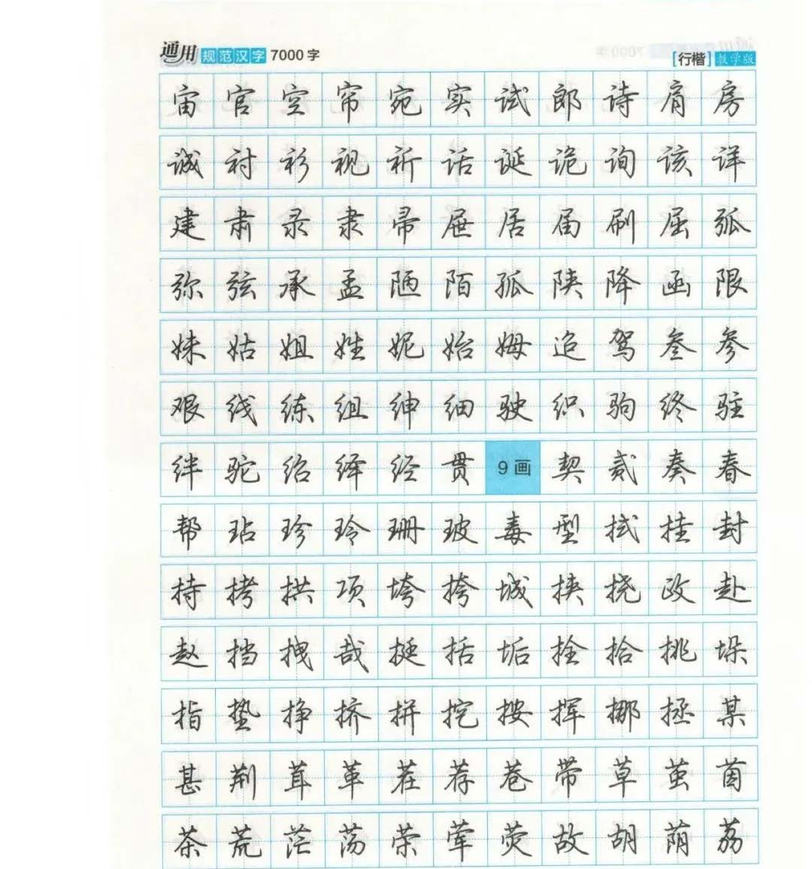
#> input picture scripts/deskew_output/original/page_010.png, 812 x 869 px, shrunk from 4500 x 4821 before the run; its folder holds only this picture in this run
$ jupyter execute --allow-errors grid_seg_fix.ipynb   (shell and % lines are left out)   (older library calls are emulated)
#> lines starting #> are read from the running program, lines starting #| are printed output that depends on the picture; after the words box and inside, x2 and y2 are one past the last pixel; in counts of white or black regions, pixels touching at a corner belong together
### scripts/mlp_chinese.py
# mpl_chinese.py
#
# 在 Docker/Linux 环境中统一配置 matplotlib 的中文字体和负号正常显示
# 推荐在任何需要画中文图的脚本最前面先 `import mpl_chinese`

import matplotlib
import matplotlib.pyplot as plt
from matplotlib import font_manager

# 1. 推荐字体名称（按优先级从高到低）

PREFERRED_FONTS = [
    "Noto Sans CJK JP",       # Debian/Ubuntu 上 fonts-noto-cjk 的常见名称
    "Noto Serif CJK JP",
    "WenQuanYi Zen Hei",      # 文泉驿正黑，作为备份
    "SimHei",                 # Windows 常见黑体
    'Hei', 'Arial', 'Helvetica', 'Times New Roman'
]

def _choose_font():
    """从系统已安装字体中选择一个可用的中文字体名称"""
    # 获取系统所有字体名称
    available_fonts = set(
        f.name for f in font_manager.fontManager.ttflist
    )

    for fname in PREFERRED_FONTS:
        if fname in available_fonts:
            return fname

    # 如果一个都匹配不到，最后退回到默认 sans-serif
    return "sans-serif"

def setup_chinese():
    """配置 matplotlib 使用中文字体，并修复负号显示问题"""
    font_name = _choose_font()

    # 设定全局字体
    matplotlib.rcParams["font.sans-serif"] = [font_name]
    matplotlib.rcParams["font.family"] = "sans-serif"

    # 修复负号显示问题
    matplotlib.rcParams["axes.unicode_minus"] = False

    # （可选）设置字体大小、LaTeX 数学字体等
    # matplotlib.rcParams["font.size"] = 12

    print(f"[mpl_chinese] 使用字体: {font_name}")

### scripts/grid_seg_fix.ipynb
# Grid Segmentation Pipeline (封装版)

这份 notebook 将当前已调好的 **Cell 4 / 5 / 6 / 7 / 8** 逻辑封装为可复用函数，并补上：

1. **每页独立处理**，不再依赖外部全局 `H_IMG/W_IMG`，避免不同页面尺寸下 `cv2.bitwise_or` 的尺寸不匹配报错；
2. **可选 deskew**，减轻轻微倾斜页面对投影峰值检测的影响；
3. **批量处理** 与 **总览可视化**；
4. `vertical_mode` 支持：`"all" / "half_auto" / "half_even" / "half_odd"`。

> 设计原则：尽量保持你在单页调试时已经验证过的逻辑不变，只把它们整理成函数并统一串起来。

[cell 1]
import cv2
import numpy as np
import matplotlib.pyplot as plt
from pathlib import Path
from scipy.signal import find_peaks

# 中文显示（如果环境里没有 mlp_chinese，也不会报错）
try:
    import mlp_chinese
    mlp_chinese.setup_chinese()
except Exception:
    pass

np.set_printoptions(suppress=True, precision=3)

ORIG_DIR = Path("deskew_output/original")
DPI = 300

image_paths = sorted(ORIG_DIR.glob("*.png"))
print(f"共发现 {len(image_paths)} 张图片")
for p in image_paths[:10]:
    img = cv2.imread(str(p))
#> img is the input picture: shape (869, 812, 3); mean B, G, R 234.8, 237.5, 233.3
    if img is not None:
        h, w = img.shape[:2]
        print(f"  {p.name}: {w}x{h}")
#|   page_010.png: 812x869

## 工具函数

[cell 2]
def normalize01(arr):
    arr = arr.astype(np.float32)
    mn, mx = float(arr.min()), float(arr.max())
    if mx - mn < 1e-6:
        return np.zeros_like(arr, dtype=np.float32)
    return (arr - mn) / (mx - mn)

def smooth_curve(arr, win):
    win = int(max(5, win))
    if win % 2 == 0:
        win += 1
    kernel = np.ones(win, dtype=np.float32) / win
    return np.convolve(arr.astype(np.float32), kernel, mode='same')

def smooth_1d(arr, ksize=31):
    arr = arr.astype(np.float32)
    if ksize % 2 == 0:
        ksize += 1
    kernel = np.ones(ksize, dtype=np.float32) / ksize
    return np.convolve(arr, kernel, mode='same')

def largest_true_interval(mask_1d):
    best = None
    start = None
    for i, v in enumerate(mask_1d):
        if v and start is None:
            start = i
        if (not v) and start is not None:
            cur = (start, i)
            if best is None or (cur[1] - cur[0]) > (best[1] - best[0]):
                best = cur
            start = None
    if start is not None:
        cur = (start, len(mask_1d))
        if best is None or (cur[1] - cur[0]) > (best[1] - best[0]):
            best = cur
    return best

# [14 lines left out: function refine_peaks, not called in this run]

def merge_close_peaks(peaks, min_gap):
    if len(peaks) == 0:
        return peaks
    peaks = np.array(sorted(peaks), dtype=int)
    merged = [int(peaks[0])]
    for p in peaks[1:]:
        if p - merged[-1] < min_gap:
            merged[-1] = int(round((merged[-1] + p) / 2))
        else:
            merged.append(int(p))
    return np.array(merged, dtype=int)

# [55 lines left out: functions regularize_peaks, detect_grid_peaks, not called in this run]

def make_row_band_mask(height, peaks_local, band_half=1):
    mask = np.zeros(height, dtype=bool)
    for p in peaks_local:
        lo = max(0, int(p - band_half))
        hi = min(height, int(p + band_half + 1))
        mask[lo:hi] = True
    return mask

def draw_full_lines(shape, h_peaks=None, v_peaks=None, roi=None, thickness=1):
    H, W = shape
    out = np.zeros((H, W), dtype=np.uint8)
    if roi is None:
        x0, x1, y0, y1 = 0, W - 1, 0, H - 1
    else:
        x0, x1, y0, y1 = roi

    if h_peaks is not None:
        for y in h_peaks:
            cv2.line(out, (x0, int(y)), (x1, int(y)), 255, thickness)
    if v_peaks is not None:
        for x in v_peaks:
            cv2.line(out, (int(x), y0), (int(x), y1), 255, thickness)
    return out

# [38 lines left out: functions harmonic_fix_for_columns, select_half_peaks, not called in this run]

def draw_overlay(img_rgb, h_lines_raw, v_lines_raw):
    vis = img_rgb.copy()
    for x1, y1, x2, y2 in h_lines_raw:
        cv2.line(vis, (x1, y1), (x2, y2), (255, 0, 0), 2)
    for x1, y1, x2, y2 in v_lines_raw:
        cv2.line(vis, (x1, y1), (x2, y2), (0, 0, 255), 2)
    return vis


def rotate_gray_same_canvas(img, angle_deg, border_value=0):
    h, w = img.shape[:2]
    center = (w / 2.0, h / 2.0)
    M = cv2.getRotationMatrix2D(center, angle_deg, 1.0)
    return cv2.warpAffine(
        img, M, (w, h),
        flags=cv2.INTER_CUBIC,
        borderMode=cv2.BORDER_CONSTANT,
        borderValue=border_value
    )

def horizontal_peakiness_score(gray_like):
    """
    评分越高表示水平结构越“尖锐”，适合做 deskew 角度选择。
    """
    arr = gray_like.astype(np.float32)
    row = arr.mean(axis=1)
    row_s = smooth_curve(row, 9)
    row_n = normalize01(row_s)
    # 看高分位与中位数之间的拉开程度
    score = float(np.percentile(row_n, 99) - np.percentile(row_n, 75))
    # 加一点标准差作为辅助
    score += 0.35 * float(np.std(row_n))
    return score

def select_half_peaks(col_peaks, signal_local=None, mode="half_auto"):
    """
    对竖线峰值做减半选择。
    mode:
        - all
        - half_even
        - half_odd
        - half_auto
    signal_local: 局部 1D 信号（与 col_peaks 同坐标系）用于自动比较
    """
    col_peaks = np.array(col_peaks, dtype=int)
    if len(col_peaks) == 0 or mode == "all":
        return col_peaks

    if mode == "half_even":
        return col_peaks[::2]

    if mode == "half_odd":
        return col_peaks[1::2]

    if mode == "half_auto":
        even = col_peaks[::2]
        odd = col_peaks[1::2]

        # [13 lines left out: function score, not called in this run]

        return even if score(even) >= score(odd) else odd

    raise ValueError(f"未知 mode={mode}")

def sample_signal_at_positions(signal, positions):
    if len(positions) == 0:
        return np.array([], dtype=np.float32)
    pos = np.clip(np.round(np.asarray(positions)).astype(int), 0, len(signal)-1)
    return signal[pos]

def fit_regular_lattice_from_signal(signal, period_est=None, allow_double=True,
                                    min_lines=4, max_lines=80):
    """
    给定 1D 周期信号，拟合等间距晶格 x_k = x0 + k*s
    返回：best_positions_local, best_spacing, debug
    """
    signal = normalize01(signal.astype(np.float32))
    n = len(signal)

    if period_est is None or period_est <= 0:
        period_est = max(12.0, n / 18.0)

    # 宽松候选峰，用来提供对齐参考
    sm_loose = smooth_curve(signal, max(5, int(period_est * 0.14)))
    min_dist_loose = max(4, int(period_est * 0.35))
    prom_loose = max(0.02, float(np.quantile(sm_loose[sm_loose > 0], 0.60) * 0.08)) if np.any(sm_loose > 0) else 0.03
    cand_peaks, _ = find_peaks(sm_loose, distance=min_dist_loose, prominence=prom_loose)
    cand_strength = sm_loose[cand_peaks] if len(cand_peaks) > 0 else np.array([], dtype=np.float32)

    spacing_hyps = []
    for base in [period_est, period_est * 2.0] if allow_double else [period_est]:
        for fac in [0.85, 0.92, 1.00, 1.08, 1.16]:
            s = base * fac
            if 6 <= s <= n / 2:
                spacing_hyps.append(float(s))

    if len(cand_peaks) >= 4:
        diffs = np.diff(cand_peaks)
        med = float(np.median(diffs))
        for base in [med, med * 2.0]:
            for fac in [0.90, 1.00, 1.10]:
                s = base * fac
                if 6 <= s <= n / 2:
                    spacing_hyps.append(float(s))

    # 去重
    spacing_hyps = sorted(set([round(s, 2) for s in spacing_hyps]))

    best = None
    best_score = -1e18
    best_positions = np.array([], dtype=int)
    best_spacing = float(period_est)

    for s in spacing_hyps:
        s_int = max(1, int(round(s)))
        sigma = max(1.5, 0.12 * s)

        for phi in range(s_int):
            positions = np.arange(phi, n, s, dtype=np.float32)
            if len(positions) < min_lines or len(positions) > max_lines:
                continue

            sampled = sample_signal_at_positions(signal, positions)
            score = 1.0 * float(np.mean(sampled)) + 0.4 * float(np.percentile(sampled, 80))

            if len(cand_peaks) > 0:
                d = np.min(np.abs(cand_peaks[:, None] - positions[None, :]), axis=1)
                align = np.exp(-(d ** 2) / (2 * sigma ** 2))
                score += 0.55 * float(np.average(align, weights=cand_strength + 1e-4))

            # 惩罚过多或过少的线
            line_count = len(positions)
            if line_count < min_lines:
                score -= 10
            if line_count > max_lines:
                score -= 10

            if score > best_score:
                best_score = score
                best = phi
                best_positions = np.clip(np.round(positions).astype(int), 0, n - 1)
                best_spacing = float(s)

    best_positions = merge_close_peaks(best_positions, min_gap=max(3, int(best_spacing * 0.55)))

    dbg = {
        "cand_peaks": cand_peaks,
        "cand_strength": cand_strength,
        "spacing_hyps": spacing_hyps,
        "best_score": best_score,
        "best_spacing": best_spacing,
    }
    return best_positions, best_spacing, dbg


def robust_peak_spacing(peaks, fallback=None):
    peaks = np.asarray(peaks, dtype=int)
    if len(peaks) >= 2:
        return float(np.median(np.diff(peaks)))
    return float(fallback) if fallback is not None else None


def auto_select_primary_grid_peaks(peaks_all, signal_local, period_ref=None, dense_threshold_count=18):
    """
    自动从候选晶格峰中选择“主网格线”集合：
    - 若候选峰过密（常见于把每个田字格中线也检测出来），则在奇/偶相位中选更优的一组
    - 否则直接保留全部峰
    返回: selected_peaks, debug
    """
    peaks_all = np.array(sorted(set(np.asarray(peaks_all, dtype=int))), dtype=int)
    if len(peaks_all) == 0:
        return peaks_all, {"used_half": False, "reason": "empty"}

    spacing_all = robust_peak_spacing(peaks_all, fallback=period_ref)
    dense = False
    reason = []
    if len(peaks_all) >= dense_threshold_count:
        dense = True
        reason.append('count')
    if period_ref is not None and spacing_all is not None and spacing_all < 0.78 * period_ref:
        dense = True
        reason.append('spacing')

    # [11 lines left out: function score_subset, not called in this run]

    if dense:
        even = peaks_all[::2]
        odd = peaks_all[1::2]
        selected = even if score_subset(even) >= score_subset(odd) else odd
        used_half = True
    else:
        selected = peaks_all
        used_half = False

    dbg = {
        "used_half": used_half,
        "reason": '+'.join(reason) if reason else 'keep_all',
        "peaks_all": peaks_all,
        "spacing_all": spacing_all,
    }
    return np.asarray(selected, dtype=int), dbg


def extend_lattice_to_bounds(peaks, signal_local, spacing, edge_frac=0.60, support_frac=0.18):
    """
    若最上/最下（或最左/最右）边界线被漏掉，则按晶格间距向边界方向补一根线。
    只在候选位置附近确实存在一定响应时才补，避免误补到空白区。
    """
    peaks = np.array(sorted(set(np.asarray(peaks, dtype=int))), dtype=int)
    if len(peaks) == 0 or spacing is None or spacing <= 0:
        return peaks

    n = len(signal_local)
    spacing = float(spacing)
    support_radius = max(1, int(round(spacing * 0.18)))
    sig_max = float(np.max(signal_local)) if len(signal_local) > 0 else 0.0
    thr = support_frac * sig_max

    def local_support(pos):
        pos = int(np.clip(pos, 0, n - 1))
        lo = max(0, pos - support_radius)
        hi = min(n, pos + support_radius + 1)
        if hi <= lo:
            return 0.0
        return float(np.max(signal_local[lo:hi]))

    # 顶部 / 左侧
    if peaks[0] > edge_frac * spacing:
        cand = int(round(peaks[0] - spacing))
        if cand >= 0:
            if local_support(cand) >= thr:
                peaks = np.r_[cand, peaks]
        else:
            if local_support(0) >= thr:
                peaks = np.r_[0, peaks]

    # 底部 / 右侧
    if (n - 1 - peaks[-1]) > edge_frac * spacing:
        cand = int(round(peaks[-1] + spacing))
        if cand < n:
            if local_support(cand) >= thr:
                peaks = np.r_[peaks, cand]
        else:
            if local_support(n - 1) >= thr:
                peaks = np.r_[peaks, n - 1]

    peaks = merge_close_peaks(peaks, min_gap=max(3, int(spacing * 0.55)))
    return np.asarray(peaks, dtype=int)

## 可选：每页小角度 deskew

[cell 3]
def estimate_small_rotation_angle_from_rc(Rc, max_abs_angle=6.0, coarse_step=0.5, fine_step=0.1):
    """
    利用 Rc 的水平结构峰锐度做小角度 deskew。
    先粗搜，再细搜。返回“应作用于原图”的旋转角度。
    """
    Rc_u8 = (normalize01(Rc) * 255).astype(np.uint8)

    best_ang = 0.0
    best_score = -1e18

    # coarse search
    for ang in np.arange(-max_abs_angle, max_abs_angle + 1e-6, coarse_step):
        rot = rotate_gray_same_canvas(Rc_u8, ang, border_value=0)
        score = horizontal_peakiness_score(rot)
        if score > best_score:
            best_score = score
            best_ang = float(ang)

    # fine search around coarse optimum
    fine_best = best_ang
    fine_score = best_score
    lo = max(-max_abs_angle, best_ang - coarse_step)
    hi = min(max_abs_angle, best_ang + coarse_step)
    for ang in np.arange(lo, hi + 1e-6, fine_step):
        rot = rotate_gray_same_canvas(Rc_u8, ang, border_value=0)
        score = horizontal_peakiness_score(rot)
        if score > fine_score:
            fine_score = score
            fine_best = float(ang)

    return fine_best

def rotate_image_keep_canvas(img, angle_deg, border_value=(255,255,255)):
    h, w = img.shape[:2]
    center = (w / 2, h / 2)
    M = cv2.getRotationMatrix2D(center, angle_deg, 1.0)

    cos = abs(M[0, 0]); sin = abs(M[0, 1])
    new_w = int(h * sin + w * cos)
    new_h = int(h * cos + w * sin)

    M[0, 2] += new_w / 2 - center[0]
    M[1, 2] += new_h / 2 - center[1]

    return cv2.warpAffine(
        img, M, (new_w, new_h),
        flags=cv2.INTER_CUBIC,
        borderMode=cv2.BORDER_CONSTANT,
        borderValue=border_value
    )

## 封装后的 exact 版本函数

[cell 4]
def run_cell4_rc_exact(img_bgr, show=False):
#> called with show = False
    img_hsv = cv2.cvtColor(img_bgr, cv2.COLOR_BGR2HSV)
#> img_hsv: shape (869, 812, 3); mean H, S, V 46.8, 8.7, 238.4
    h_ch, s_ch, v_ch = img_hsv[:, :, 0], img_hsv[:, :, 1], img_hsv[:, :, 2]
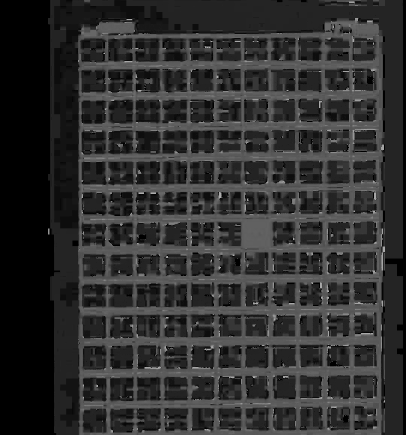
#> h_ch: shape (869, 812) (shown at 1/2 size); min 0, max 178, mean 46.8

    H_LOW, H_HIGH = 85, 130
    h_mask = (h_ch >= H_LOW) & (h_ch <= H_HIGH)
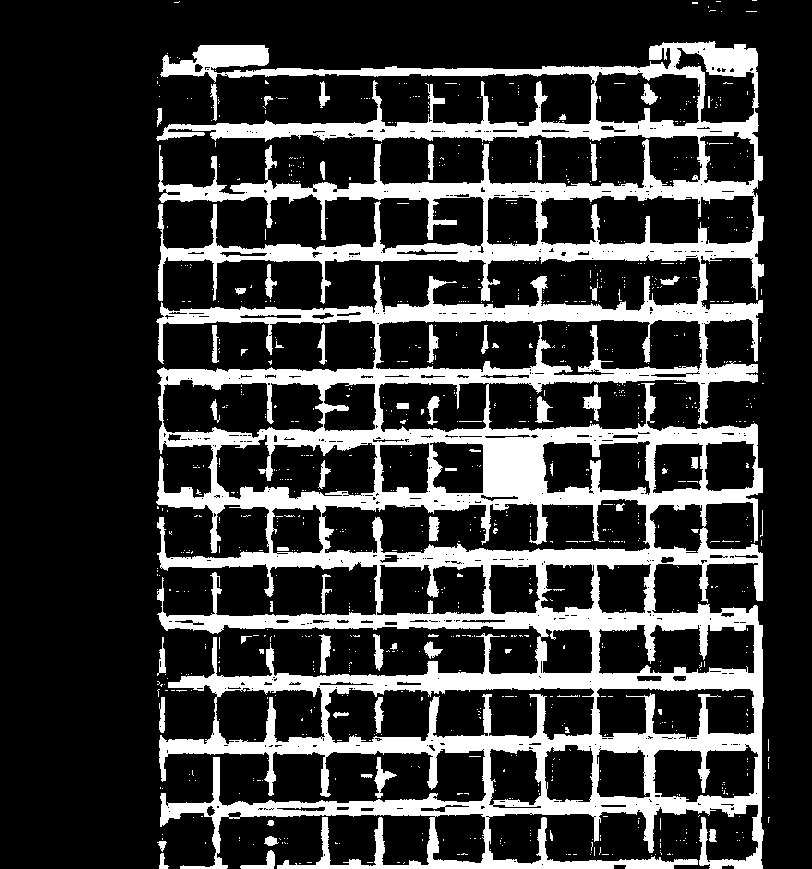
#> h_mask: shape (869, 812) bool; 22.7% white; 953 white regions (885 under 20 px), largest, box (x1, y1, x2, y2) and area: (156, 41, 764, 869) 151346, (374, 757, 397, 798) 314, (583, 384, 601, 421) 293

    s_in_hue = s_ch[h_mask]
    if len(s_in_hue) > 100:
        p20, p35, p50, p70 = np.percentile(s_in_hue, [20, 35, 50, 70])
#> p20 = 8; p35 = 11; p50 = 14; p70 = 19
        S_LOW = int(np.clip(p20 * 0.9, 8, 30))
#> S_LOW = 8
        S_STRONG = int(np.clip(p70, 35, 90))
#> S_STRONG = 35
    else:
        S_LOW = 12
        S_STRONG = 45

    color_mask_loose = (h_mask & (s_ch >= S_LOW)).astype(np.uint8) * 255
#> color_mask_loose: shape (869, 812); 18.6% white; 240 white regions (189 under 20 px), largest, box (x1, y1, x2, y2) and area: (157, 264, 763, 869) 91197, (157, 48, 763, 301) 30659, (160, 45, 269, 77) 1921
    color_mask_strong = (h_mask & (s_ch >= S_STRONG)).astype(np.uint8) * 255
#> color_mask_strong: shape (869, 812); 1.1% white; 369 white regions (345 under 20 px), largest, box (x1, y1, x2, y2) and area: (481, 439, 550, 496) 3263, (199, 46, 268, 66) 1279, (703, 49, 757, 72) 898

    loose_f = (color_mask_loose > 0).astype(np.float32)
    strong_f = (color_mask_strong > 0).astype(np.float32)

    local_density_loose = cv2.boxFilter(loose_f, ddepth=-1, ksize=(21, 21), normalize=True)
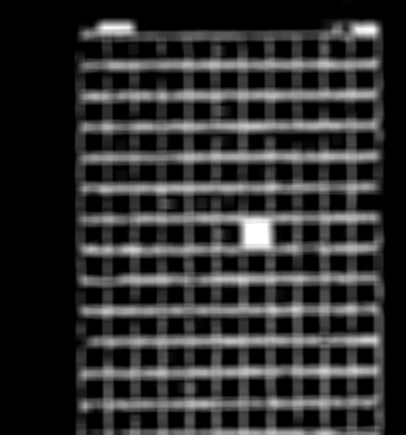
#> local_density_loose: shape (869, 812) float32 (shown at 1/2 size); min 0, max 1, mean 0.186
    local_density_strong = cv2.boxFilter(strong_f, ddepth=-1, ksize=(15, 15), normalize=True)
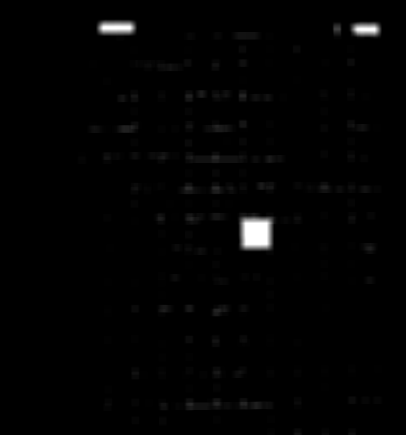
#> local_density_strong: shape (869, 812) float32 (shown at 1/2 size); min 0, max 1, mean 0.0111

    block_seed = (
        (strong_f > 0) &
        ((local_density_loose >= 0.12) | (local_density_strong >= 0.08))
    ).astype(np.uint8) * 255

    block_seed = cv2.morphologyEx(
        block_seed, cv2.MORPH_CLOSE,
        cv2.getStructuringElement(cv2.MORPH_RECT, (5, 5))
    )
#> block_seed: shape (869, 812); 1.1% white; 293 white regions (262 under 20 px), largest, box (x1, y1, x2, y2) and area: (481, 439, 550, 496) 3266, (199, 46, 268, 66) 1281, (703, 49, 757, 72) 940

    num_labels, labels_arr, stats, _ = cv2.connectedComponentsWithStats(
        (block_seed > 0).astype(np.uint8), 8
    )
#> labels_arr: shape (869, 812) int32; 294 distinct labels, from 0 to 293
#> num_labels = 294; stats = 294 rows, first 6: [0, 0, 812, 869, 697583], [199, 46, 69, 20, 1281], [703, 49, 54, 23, 940], [672, 50, 5, 22, 74], [433, 71, 6, 1, 6], [469, 71, 48, 2, 49]

    block_mask = np.zeros_like(color_mask_loose)
    for i in range(1, num_labels):
        x, y, w, h, area = stats[i]
        aspect = max(w / (h + 1e-6), h / (w + 1e-6))
        keep_block = (area >= 80 and min(w, h) >= 6 and aspect <= 8.0)
        if keep_block:
            block_mask[labels_arr == i] = 255
#> this loop made 293 passes
#> (x, y, w, h, area, aspect, keep_block) on passes 1 to 3: (199, 46, 69, 20, 1281, 3.45, True), (703, 49, 54, 23, 940, 2.35, True), (672, 50, 5, 22, 74, 4.4, False)

    block_mask = cv2.dilate(
        block_mask,
        cv2.getStructuringElement(cv2.MORPH_RECT, (3, 3)),
        iterations=1
    )
#> block_mask: shape (869, 812); 0.87% white; 3 white regions, box (x1, y1, x2, y2) and area: (480, 438, 551, 497) 3532, (198, 45, 269, 67) 1465, (702, 48, 758, 73) 1116

    keep_mask = cv2.subtract(color_mask_loose, block_mask)
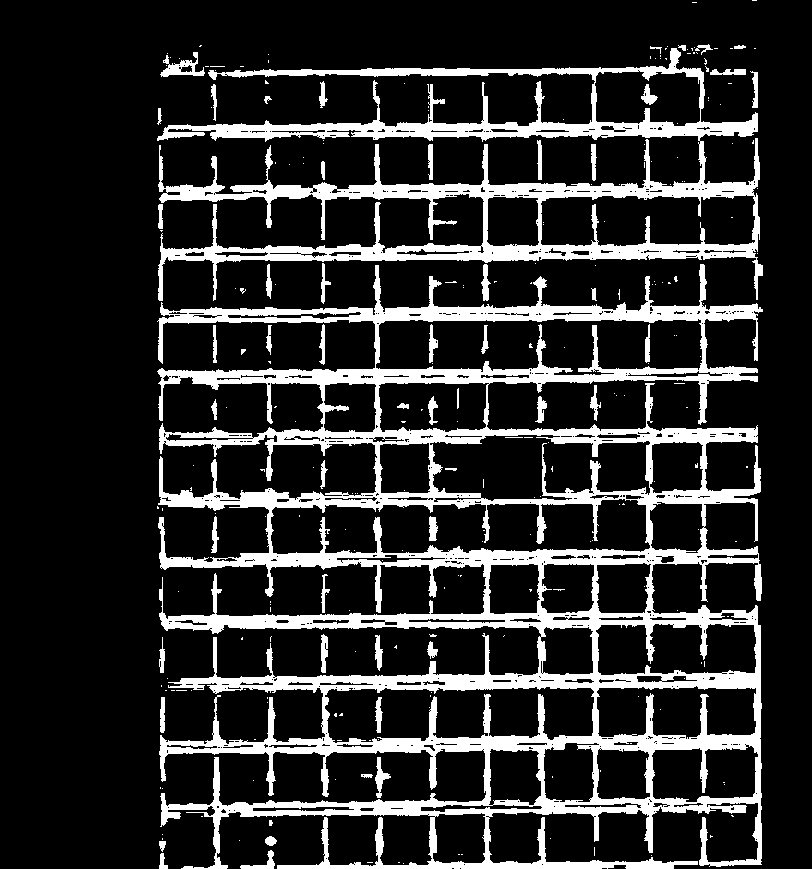
#> keep_mask: shape (869, 812); 17.8% white; 260 white regions (206 under 20 px), largest, box (x1, y1, x2, y2) and area: (157, 264, 763, 869) 87635, (157, 48, 763, 301) 30659, (160, 52, 205, 77) 448

    line_kernel_h = cv2.getStructuringElement(cv2.MORPH_RECT, (9, 1))
    line_kernel_v = cv2.getStructuringElement(cv2.MORPH_RECT, (1, 9))
    resp_h = cv2.morphologyEx(keep_mask, cv2.MORPH_OPEN, line_kernel_h)
#> resp_h: shape (869, 812); 12.9% white; 110 white regions (50 under 20 px), largest, box (x1, y1, x2, y2) and area: (159, 734, 761, 755) 7205, (159, 181, 758, 201) 7191, (160, 243, 758, 262) 7184
    resp_v = cv2.morphologyEx(keep_mask, cv2.MORPH_OPEN, line_kernel_v)
#> resp_v: shape (869, 812); 9.4% white; 432 white regions (104 under 20 px), largest, box (x1, y1, x2, y2) and area: (674, 605, 762, 865) 3592, (465, 807, 602, 869) 1456, (643, 428, 656, 664) 1362
#> (the rest of the program and of its run is left out)
